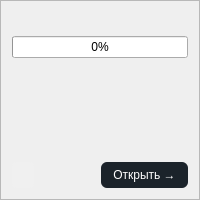
<?xml version="1.0" encoding="UTF-8"?>
<ui version="4.0">
 <class>ProjectCard</class>
 <widget class="QFrame" name="projectCard">
  <property name="minimumSize">
   <size>
    <width>200</width>
    <height>200</height>
   </size>
  </property>
  <property name="maximumSize">
   <size>
    <width>16777215</width>
    <height>200</height>
   </size>
  </property>
  <property name="styleSheet">
   <string notr="true">QFrame#projectCard {
    background-color: white;
    border-radius: 12px;
    border: 1px solid #E0E0E0;
    padding: 15px;
}
QFrame#projectCard:hover {
    border: 2px solid #ccab6e;
    background-color: #FFFDF6;
}</string>
  </property>
  <property name="frameShape">
   <enum>QFrame::StyledPanel</enum>
  </property>
  <property name="frameShadow">
   <enum>QFrame::Raised</enum>
  </property>
  <layout class="QVBoxLayout" name="verticalLayout">
   <item>
    <widget class="QLabel" name="projectTitle">
     <property name="styleSheet">
      <string notr="true">QLabel {
    font-size: 16px;
    font-weight: bold;
    color: #1B232A;
}</string>
     </property>
     <property name="text">
      <string/>
     </property>
    </widget>
   </item>
   <item>
    <widget class="QProgressBar" name="progressBar">
     <property name="value">
      <number>0</number>
     </property>
    </widget>
   </item>
   <item>
    <widget class="QLabel" name="projectInfo">
     <property name="styleSheet">
      <string notr="true">QLabel {
    font-size: 12px;
    color: #666;
    padding: 2px 0px;
}</string>
     </property>
     <property name="text">
      <string/>
     </property>
    </widget>
   </item>
   <item>
    <widget class="QLabel" name="startDate">
     <property name="styleSheet">
      <string notr="true">QLabel {
    font-size: 11px;
    color: #999;
    padding: 1px 0px;
}</string>
     </property>
     <property name="text">
      <string/>
     </property>
    </widget>
   </item>
   <item>
    <widget class="QLabel" name="participants">
     <property name="styleSheet">
      <string notr="true">QLabel {
    font-size: 11px;
    color: #666;
    padding: 1px 0px;
}</string>
     </property>
     <property name="text">
      <string/>
     </property>
    </widget>
   </item>
   <item>
    <spacer name="verticalSpacer">
     <property name="orientation">
      <enum>Qt::Vertical</enum>
     </property>
     <property name="sizeHint" stdset="0">
      <size>
       <width>20</width>
       <height>10</height>
      </size>
     </property>
    </spacer>
   </item>
   <item>
    <layout class="QHBoxLayout" name="horizontalLayout">
     <item>
      <widget class="QLabel" name="deadline">
       <property name="styleSheet">
        <string notr="true">QLabel {
    font-size: 11px;
    color: #666;
    padding: 4px 8px;
    background-color: #F0F0F0;
    border-radius: 4px;
}</string>
       </property>
       <property name="text">
        <string/>
       </property>
      </widget>
     </item>
     <item>
      <spacer name="horizontalSpacer">
       <property name="orientation">
        <enum>Qt::Horizontal</enum>
       </property>
       <property name="sizeHint" stdset="0">
        <size>
         <width>40</width>
         <height>20</height>
        </size>
       </property>
      </spacer>
     </item>
     <item>
      <widget class="QPushButton" name="btnOpen">
       <property name="styleSheet">
        <string notr="true">QPushButton {
    background-color: #1B232A;
    color: white;
    border: none;
    border-radius: 6px;
    padding: 6px 12px;
    font-size: 12px;
}
QPushButton:hover {
    background-color: #D9D9D6;
    color: black;
}</string>
       </property>
       <property name="text">
        <string>Открыть →</string>
       </property>
      </widget>
     </item>
    </layout>
   </item>
  </layout>
 </widget>
</ui>
